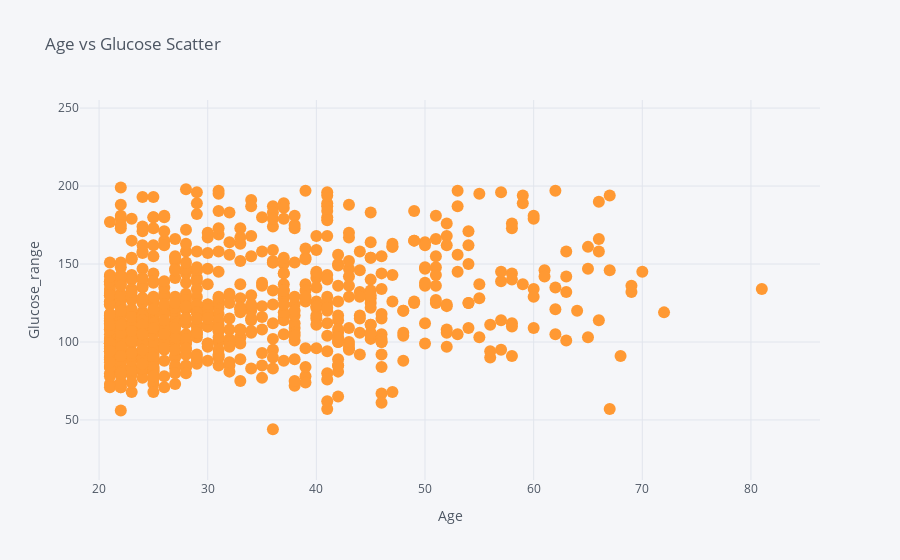

This figure's notebook cell:
### Markdown cell above
## create Scatter Age vs Glucose

### Code cell
df.iplot(kind='scatter',x='Age',y='Glucose',title='Age vs Glucose Scatter',mode='markers',asFigur=True,xTitle='Age',yTitle='Glucose_range')

### Figure 1 — Plotly figure (JSON) as saved in the notebook; plotly's stock layout.template omitted (floating-point values rounded to 4 significant figures; data arrays with more than 128 entries replaced by an {"elided": "..."} marker saying what was removed)
{"data": [{"line": {"color": "rgba(255, 153, 51, 1.0)", "dash": "solid", "shape": "linear", "width": 1.3}, "marker": {"size": 12, "symbol": "circle"}, "mode": "markers", "name": "Glucose", "text": "", "type": "scatter", "x": {"elided": "768 int values"}, "y": {"elided": "768 int values"}}], "layout": {"autosize": true, "dragmode": "pan", "legend": {"bgcolor": "#F5F6F9", "font": {"color": "#4D5663"}}, "paper_bgcolor": "#F5F6F9", "plot_bgcolor": "#F5F6F9", "title": {"font": {"color": "#4D5663"}, "text": "Age vs Glucose Scatter"}, "xaxis": {"autorange": false, "gridcolor": "#E1E5ED", "range": [18.24, 86.36], "showgrid": true, "tickfont": {"color": "#4D5663"}, "title": {"font": {"color": "#4D5663"}, "text": "Age"}, "type": "linear", "zerolinecolor": "#E1E5ED"}, "yaxis": {"autorange": false, "gridcolor": "#E1E5ED", "range": [11.51, 255.2], "showgrid": true, "tickfont": {"color": "#4D5663"}, "title": {"font": {"color": "#4D5663"}, "text": "Glucose_range"}, "type": "linear", "zerolinecolor": "#E1E5ED"}}}
